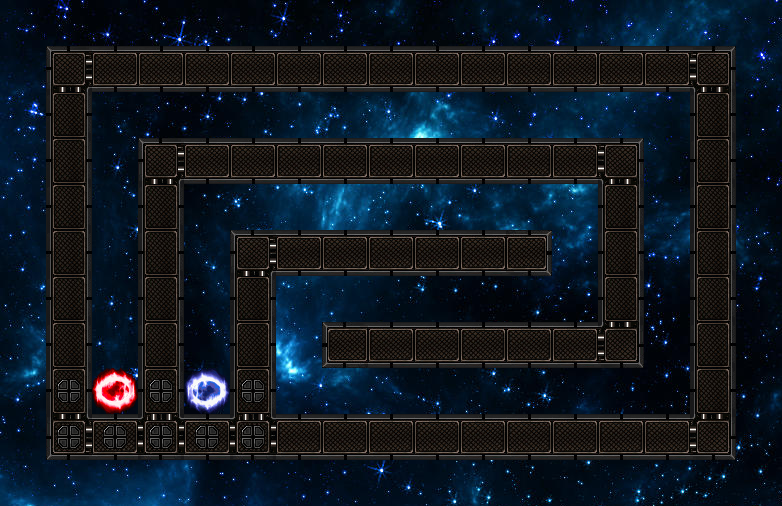

A level layout from a 2D game, rendered from its tile map. Below: a short description, then the map file with tile-grid data replaced by summaries:
An orthogonal 17x11 tile map with 46x46 px tiles, 3 tile layers (buildable, unbuidable1, unbuildable2), 2 tilesets, 1 image layer.

<map version="1.0" orientation="orthogonal" renderorder="left-up" width="17" height="11" tilewidth="46" tileheight="46" nextobjectid="1">
 <properties>
  <property name="waypoints1" value="2,2|2,8|14,8|14,2|6,2|6,4|12,4|12,6|4,6|4,2" />
 </properties>
 <tileset firstgid="1" name="level_tiles" tilewidth="46" tileheight="46" spacing="2" margin="2">
  <image source="level_tiles.png" width="256" height="256" />
 </tileset>
 <tileset firstgid="26" name="level_tiles2" tilewidth="46" tileheight="46" spacing="2" margin="2">
  <image source="level_tiles2.png" width="256" height="256" />
 </tileset>
 <imagelayer name="backgraound" x="-41" y="-137">
  <image source="backgrounds/level1.jpg" />
 </imagelayer>
 <layer name="buildable" width="17" height="11">
  <data>[187 cells, 72 non-empty, 7 distinct tile ids]</data>
 </layer>
 <layer name="unbuidable1" width="17" height="11">
  <data>[187 cells, 8 non-empty, 4 distinct tile ids]</data>
 </layer>
 <layer name="unbuildable2" width="17" height="11">
  <data>[187 cells, 10 non-empty, 3 distinct tile ids]</data>
 </layer>
</map>
